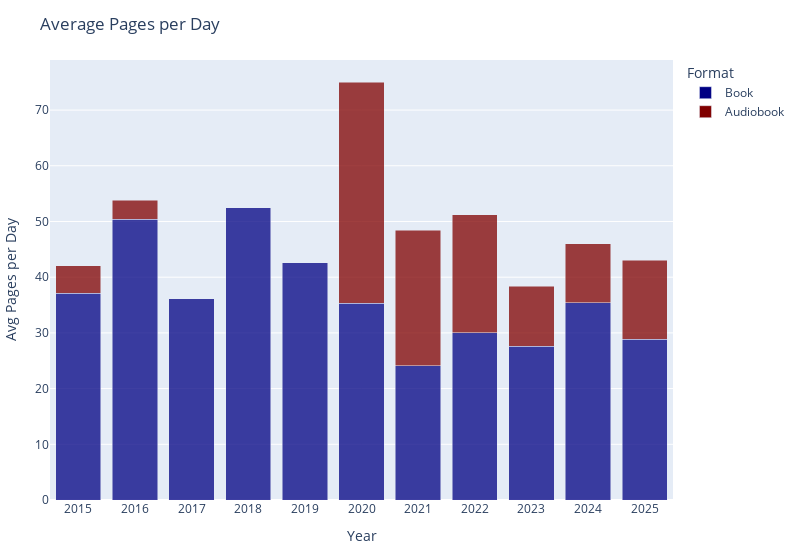

Here is the notebook cell this chart was saved with:
### Markdown cell above
### Reading Over Time

### Code cell
fig = format_barchart(books_df)
fig.show()

div_output = pio.to_html(fig, full_html=False, include_plotlyjs='cdn', config={'responsive': True})
with open("plots/pages_by_format.html", "w") as f:
    f.write(div_output)

### Figure 1 — Plotly figure (JSON) as saved in the notebook; plotly's stock layout.template omitted (floating-point values rounded to 4 significant figures)
{"data": [{"hovertemplate": "Format=Book<br>Year=%{x}<br>Avg Pages per Day=%{y}<extra></extra>", "legendgroup": "Book", "marker": {"color": "rgb(0,0,131)", "opacity": 0.75, "pattern": {"shape": ""}}, "name": "Book", "orientation": "v", "showlegend": true, "textposition": "auto", "type": "bar", "x": [2015, 2016, 2017, 2018, 2019, 2020, 2021, 2022, 2023, 2024, 2025], "xaxis": "x", "y": [37.13, 50.44, 36.12, 52.43, 42.58, 35.32, 24.08, 30.02, 27.6, 35.41, 28.85], "yaxis": "y"}, {"hovertemplate": "Format=Audiobook<br>Year=%{x}<br>Avg Pages per Day=%{y}<extra></extra>", "legendgroup": "Audiobook", "marker": {"color": "rgb(128,0,0)", "opacity": 0.75, "pattern": {"shape": ""}}, "name": "Audiobook", "orientation": "v", "showlegend": true, "textposition": "auto", "type": "bar", "x": [2015, 2016, 2020, 2021, 2022, 2023, 2024, 2025], "xaxis": "x", "y": [4.923, 3.386, 39.72, 24.37, 21.22, 10.8, 10.58, 14.16], "yaxis": "y"}], "layout": {"barmode": "stack", "legend": {"title": {"text": "Format"}, "tracegroupgap": 0}, "margin": {"b": 60, "l": 10, "r": 10, "t": 60}, "title": {"text": "Average Pages per Day"}, "width": 800, "xaxis": {"anchor": "y", "domain": [0, 1], "title": {"text": "Year"}, "type": "category"}, "yaxis": {"anchor": "x", "domain": [0, 1], "title": {"text": "Avg Pages per Day"}}}}
